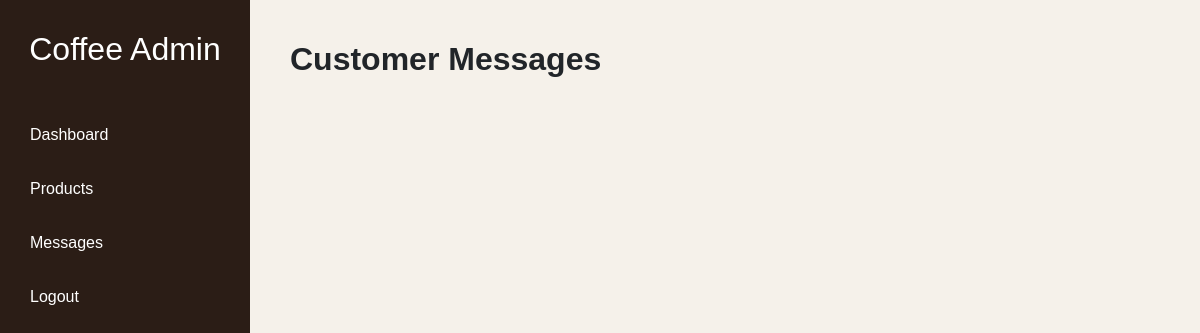
Page /admin/messages.php (signed in) on the earlier database version.
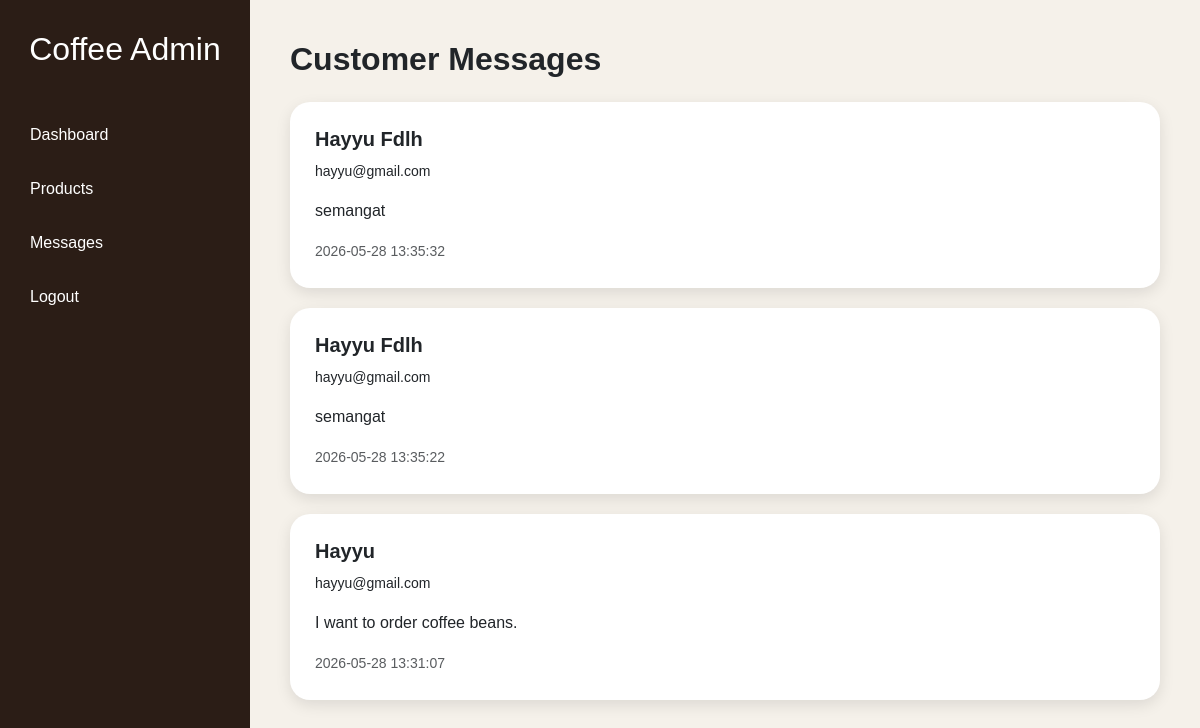
Same page on the later database version.
### tables this page shows
CREATE TABLE IF NOT EXISTS `messages` (
  `id` int NOT NULL AUTO_INCREMENT,
  `nama` varchar(100) DEFAULT NULL,
  `email` varchar(100) DEFAULT NULL,
  `pesan` text,
  `tanggal` timestamp NULL DEFAULT CURRENT_TIMESTAMP,
  PRIMARY KEY (`id`)
);

### admin/messages.php (the view, shortened to what this page needs)
<?php
include '../config/koneksi.php';
$data = mysqli_query($conn, "SELECT * FROM messages ORDER BY id DESC");
?>
<!DOCTYPE html>
<html lang="en">
<head>
    <link href="https://cdn.jsdelivr.net/npm/bootstrap@5.3.3/dist/css/bootstrap.min.css" rel="stylesheet">
</head>
<body>
<div class="sidebar">
    <h2>
        Coffee Admin
    </h2>
    <a href="dashboard.php">
        Dashboard
    </a>
    <a href="produk.php">
        Products
    </a>
    <a href="messages.php">
        Messages
    </a>
    <a href="../logout.php">
        Logout
    </a>
</div>
<div class="content">
    <h2 class="fw-bold mb-4">
        Customer Messages
    </h2>
    <?php while($d = mysqli_fetch_array($data)) { ?>
    <div class="message-card">
        <h5 class="fw-bold">
            <?php echo $d['nama']; ?>
        </h5>
        <small>
            <?php echo $d['email']; ?>
        </small>
        <p class="mt-3">
            <?php echo $d['pesan']; ?>
        </p>
        <small class="text-muted">
            <?php echo $d['tanggal']; ?>
        </small>
    </div>
    <?php } ?>
</div>
</body>
</html>

### admin/messages.php (style rules this page uses)
body { margin: 0; font-family: Arial; background-color: #f5f1ea; }
.sidebar { width: 250px; height: 100vh; background-color: #2b1d16; position: fixed; padding-top: 30px; }
.sidebar h2 { color: white; text-align: center; margin-bottom: 40px; }
.sidebar a { display: block; color: white; text-decoration: none; padding: 15px 30px; transition: 0.3s; }
.content { margin-left: 250px; padding: 40px; }
.message-card { background-color: white; border-radius: 20px; padding: 25px; margin-bottom: 20px; box-shadow: 0 5px 15px rgba(0,0,0,0.1); }

Differences in the rows shown:
added messages: nama "Hayyu Fdlh", email "hayyu@gmail.com", pesan "semangat", tanggal "2026-05-28 13:35:32"
added messages: nama "Hayyu Fdlh", email "hayyu@gmail.com", pesan "semangat", tanggal "2026-05-28 13:35:22"
added messages: nama "Hayyu", email "hayyu@gmail.com", pesan "I want to order coffee beans.", tanggal "2026-05-28 13:31:07"
